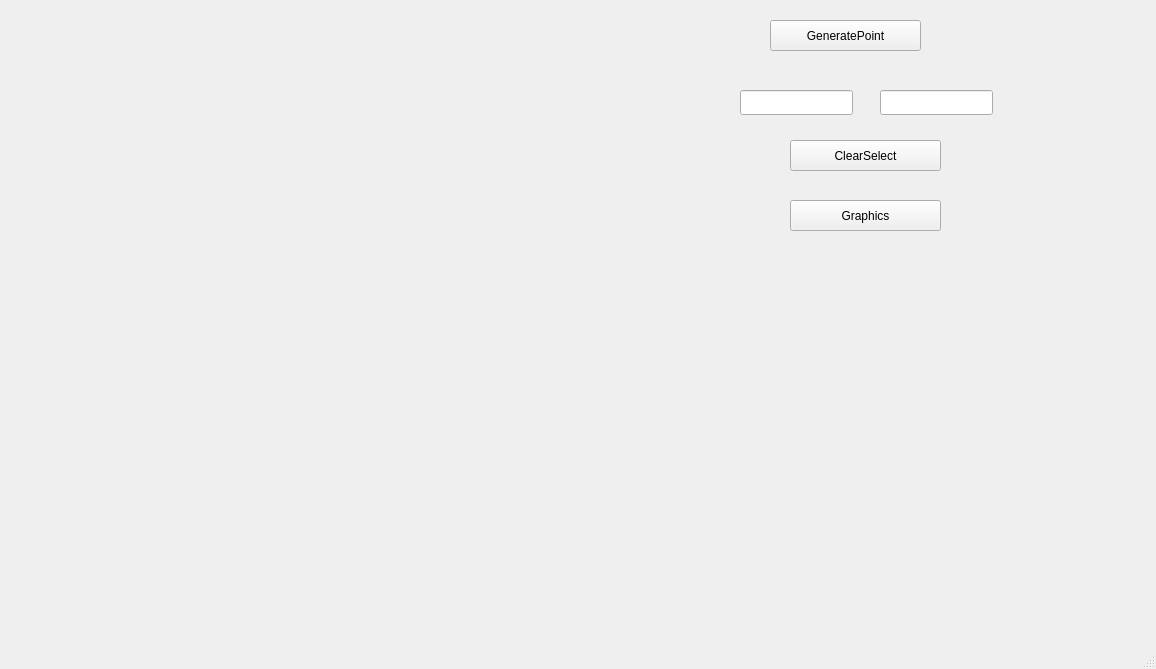
<?xml version="1.0" encoding="UTF-8"?>
<ui version="4.0">
 <class>MainWindow</class>
 <widget class="QMainWindow" name="MainWindow">
  <property name="geometry">
   <rect>
    <x>0</x>
    <y>0</y>
    <width>1156</width>
    <height>669</height>
   </rect>
  </property>
  <property name="windowTitle">
   <string>MainWindow</string>
  </property>
  <widget class="QWidget" name="centralwidget">
   <widget class="QPushButton" name="pushButton">
    <property name="geometry">
     <rect>
      <x>770</x>
      <y>20</y>
      <width>151</width>
      <height>31</height>
     </rect>
    </property>
    <property name="text">
     <string>GeneratePoint</string>
    </property>
   </widget>
   <widget class="QPushButton" name="ClearSelect">
    <property name="geometry">
     <rect>
      <x>790</x>
      <y>140</y>
      <width>151</width>
      <height>31</height>
     </rect>
    </property>
    <property name="text">
     <string>ClearSelect</string>
    </property>
   </widget>
   <widget class="QPushButton" name="GraphicsButton">
    <property name="geometry">
     <rect>
      <x>790</x>
      <y>200</y>
      <width>151</width>
      <height>31</height>
     </rect>
    </property>
    <property name="text">
     <string>Graphics</string>
    </property>
   </widget>
   <widget class="QLineEdit" name="lineEditStart">
    <property name="geometry">
     <rect>
      <x>740</x>
      <y>90</y>
      <width>113</width>
      <height>25</height>
     </rect>
    </property>
   </widget>
   <widget class="QLineEdit" name="lineEditEnd">
    <property name="geometry">
     <rect>
      <x>880</x>
      <y>90</y>
      <width>113</width>
      <height>25</height>
     </rect>
    </property>
   </widget>
  </widget>
  <widget class="QMenuBar" name="menubar">
   <property name="geometry">
    <rect>
     <x>0</x>
     <y>0</y>
     <width>1156</width>
     <height>26</height>
    </rect>
   </property>
  </widget>
  <widget class="QStatusBar" name="statusbar"/>
 </widget>
 <resources/>
 <connections>
  <connection>
   <sender>pushButton</sender>
   <signal>clicked()</signal>
   <receiver>MainWindow</receiver>
   <slot>update()</slot>
   <hints>
    <hint type="sourcelabel">
     <x>845</x>
     <y>61</y>
    </hint>
    <hint type="destinationlabel">
     <x>577</x>
     <y>334</y>
    </hint>
   </hints>
  </connection>
 </connections>
</ui>
